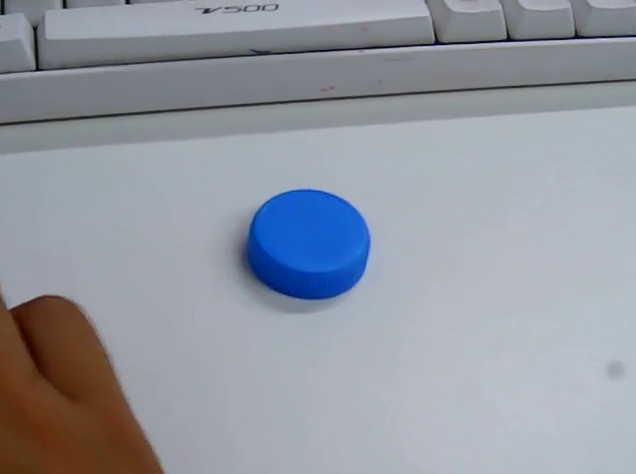
#> input picture 7.图像统计/1.颜色统计与分布曲线绘制(上)/src/blue-color-block.png, 636 x 474 px, found by its file name
$ python color_block_track.py   (older library calls are emulated)
#> lines starting #> are read from the running program, lines starting #| are printed output that depends on the picture; after the words box and inside, x2 and y2 are one past the last pixel; in counts of white or black regions, pixels touching at a corner belong together
# -*- coding: utf-8 -*-
'''
根据颜色阈值找到色块所在位置
'''
import numpy as np
import cv2

# 图片路径
img_path = "blue-color-block.png"

# 颜色阈值下界(HSV) lower boudnary
lowerb = (96, 210, 85)
# 颜色阈值上界(HSV) upper boundary
upperb = (114, 255, 231)

# 读入素材图片 BGR
img = cv2.imread(img_path, cv2.IMREAD_COLOR)
#> img is the input picture: shape (474, 636, 3); mean B, G, R 161.5, 152.2, 147.5

# 转换色彩空间 HSV
img_hsv = cv2.cvtColor(img, cv2.COLOR_BGR2HSV)
#> img_hsv: shape (474, 636, 3); mean H, S, V 100.7, 40, 166.1
# 根据颜色阈值转换为二值化图像
img_bin = cv2.inRange(img_hsv, lowerb, upperb)
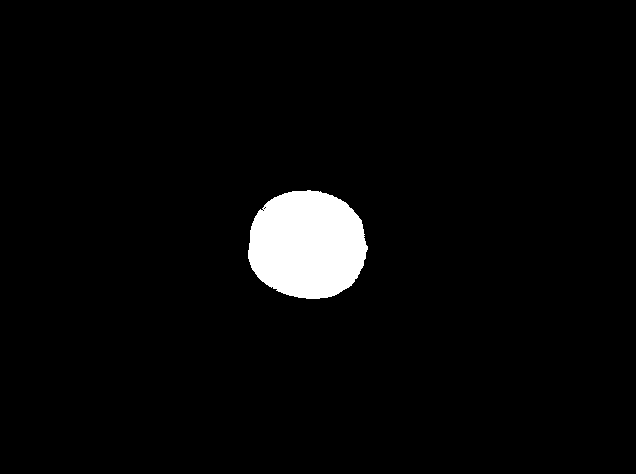
#> img_bin: shape (474, 636); 3.4% white; 1 white region

# 寻找轮廓（只寻找最外侧的色块）
bimg, contours, hier = cv2.findContours(img_bin, cv2.RETR_EXTERNAL, cv2.CHAIN_APPROX_SIMPLE)
#> contours = 1 contour; box (x1, y1, x2, y2) and area: (248, 190, 368, 299) 10150
# 声明画布 拷贝自img
canvas = np.copy(img)

# 遍历所有的边缘轮廓集合
for cidx,cnt in enumerate(contours):
    # 获取联通域的外界矩形
    (x, y, w, h) = cv2.boundingRect(cnt)
    # 打印矩形信息
    print('RECT: x={}, y={}, w={}, h={}'.format(x, y, w, h))
    # 原图绘制圆形
    cv2.rectangle(canvas, pt1=(x, y), pt2=(x+w, y+h),color=(0, 0, 255), thickness=3)
#> this loop made 1 pass
#> (cidx, x, y, w, h) on pass 1: (0, 248, 190, 120, 109)
#| RECT: x=248, y=190, w=120, h=109
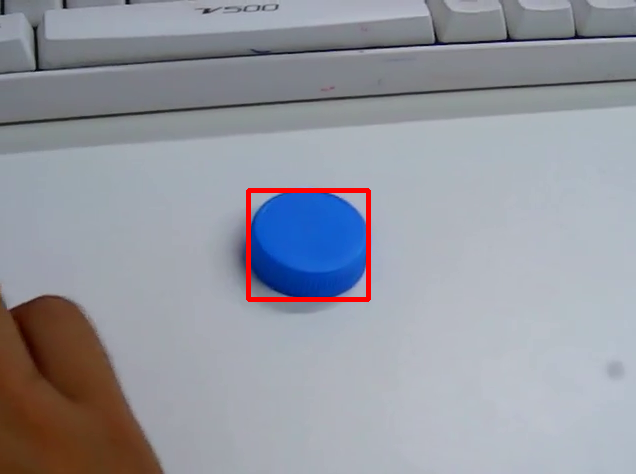
#> canvas: shape (474, 636, 3); 0.76% of pixels changed, all inside (x1, y1, x2, y2) = (246, 188, 371, 302)
    # 截取ROI图像
    # cv2.imwrite("roi_cidx_{}.png".format(cidx), img[y:y+h, x:x+w])

# 展示二值化图像
cv2.namedWindow('binary', flags=cv2.WINDOW_NORMAL | cv2.WINDOW_FREERATIO)
cv2.imshow('binary', img_bin)

# 在HighGUI窗口 展示最终结果
cv2.namedWindow('result', flags=cv2.WINDOW_NORMAL | cv2.WINDOW_FREERATIO)
cv2.imshow('result', canvas)

# 等待任意按键按下
cv2.waitKey(0)
# 关闭其他窗口
cv2.destroyAllWindows()
